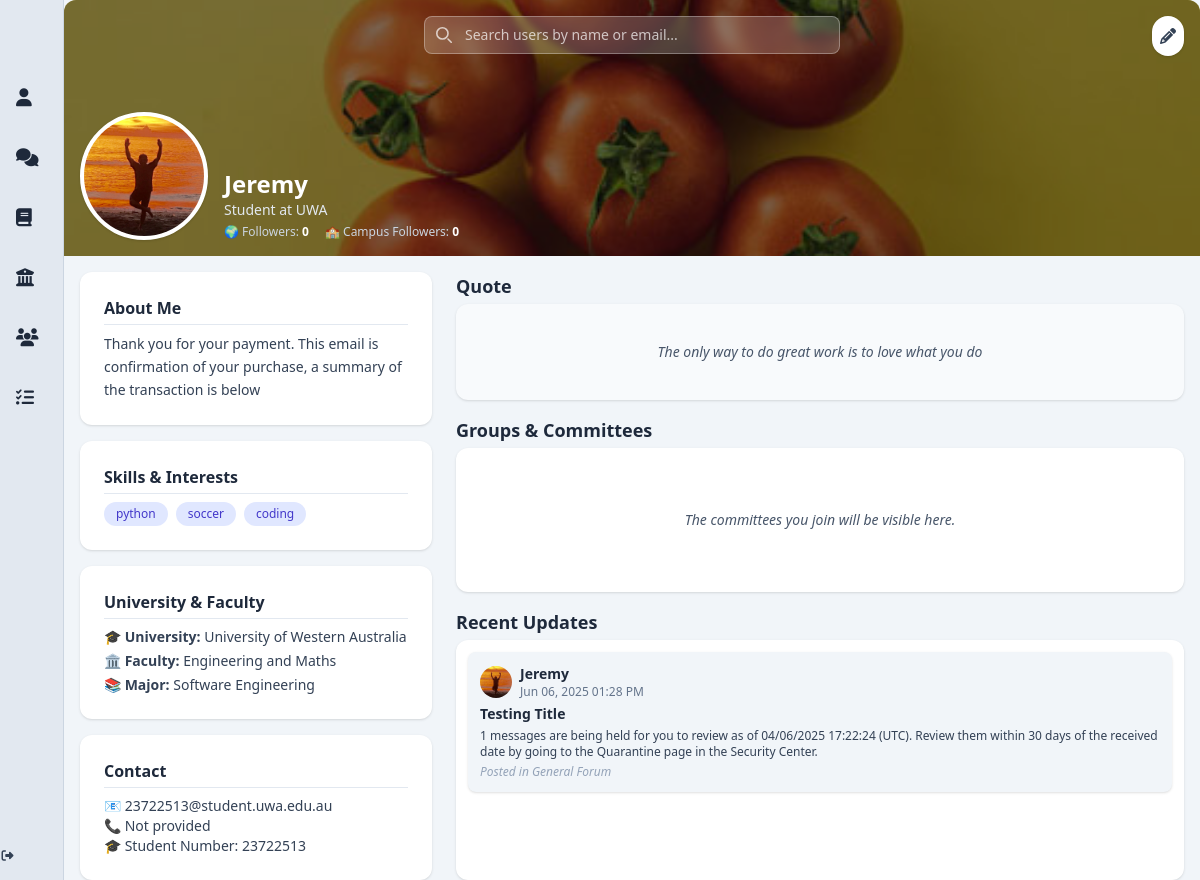
The page /profile (signed in) on the database as committed earlier.
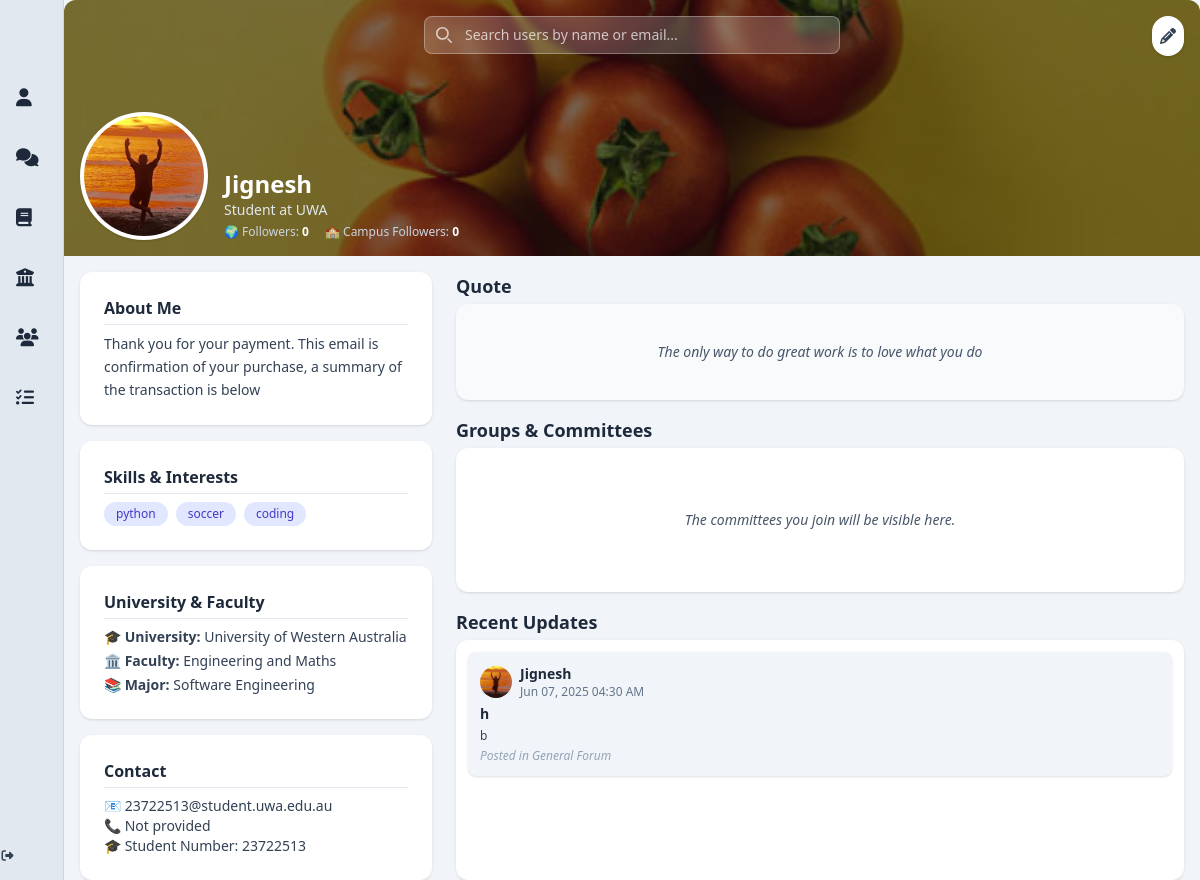
The same page on the database as committed later.
### app/models.py (models this page shows, shortened)
class User(db.Model, UserMixin):
    __tablename__ = 'users'
    id = db.Column(db.Integer, primary_key=True)
    display_name = db.Column(db.String(100))
    student_number = db.Column(db.String(50), unique=True, nullable=False)
    email = db.Column(db.String(120), unique=True, nullable=False)
    password_hash = db.Column(db.String(128), nullable=False)
    bio = db.Column(db.Text)
    job_title = db.Column(db.String(100))
    phone = db.Column(db.String(20))
    university = db.Column(db.String(100))
    faculty = db.Column(db.String(100))
    major = db.Column(db.String(100))
    quote = db.Column(db.Text)
    skills = db.Column(db.Text)  # comma-separated skills
    profile_picture = db.Column(db.String(255))
    cover_picture = db.Column(db.String(255))
    created_at = db.Column(db.DateTime, default=db.func.now())
    committees = db.relationship('Committee', secondary=user_committees, backref='members', lazy='dynamic')
    posts = db.relationship('Post', backref='author', cascade='all, delete-orphan', passive_deletes=True, lazy='dynamic')
    comments = db.relationship('Comment', backref='author', cascade='all, delete-orphan', passive_deletes=True, lazy='dynamic')
    @property
    def skills_list(self):
        return [skill.strip() for skill in self.skills.split(',')] if self.skills else []

class Post(db.Model):
    __tablename__ = 'posts'
    id = db.Column(db.Integer, primary_key=True)
    title = db.Column(db.String(200))
    content = db.Column(db.Text, nullable=False)
    image_url = db.Column(db.String(255))
    created_at = db.Column(db.DateTime, default=db.func.now())
    likes = db.Column(db.Integer, default=0)
    user_id = db.Column(db.Integer, db.ForeignKey('users.id', ondelete='CASCADE', name='fk_posts_user_id'), nullable=False)
    committee_id = db.Column(db.Integer, db.ForeignKey('committees.id', ondelete='SET NULL', name='fk_posts_committee_id'), nullable=True)
    committee = db.relationship('Committee', backref='posts', lazy='joined')
    comments = db.relationship('Comment', backref='post', cascade='all, delete-orphan', passive_deletes=True, lazy='dynamic')

### app/routes.py (the view)
@bp.route('/profile')
@login_required
def profile_landing_page():
    return render_template('profile_landingpage.html', user=current_user, Post=Post)

### app/__init__.py (called while the page is built)
def create_app():
    app = Flask(__name__)
    app.config['SECRET_KEY'] = 'w$$a9#^b2av#m2#jQ$s*G831!!6kgY@'
    app.config['SQLALCHEMY_DATABASE_URI'] = 'sqlite:///app.db'
    db.init_app(app)
    migrate.init_app(app, db)
    login_manager.init_app(app)
    login_manager.login_view = 'routes.index'  # Redirect to this route if not logged in
    from app.models import User
    @login_manager.user_loader
    def load_user(user_id):
        return User.query.get(int(user_id))
    from app.routes import bp as routes_bp
    app.register_blueprint(routes_bp)
    return app

### app/templates/profile_landingpage.html (shortened to what this page needs)
{% extends "base.html" %}
{% block content %}
<div class="relative w-full h-64 bg-slate-300 rounded-t-xl overflow-hidden">
  <img src="{{ user.cover_picture or 'https://images.unsplash.com/photo-1531512073830-ba890ca4eba2?q=80&w=3079&auto=format&fit=crop' }}"
       alt="Profile cover"
       class="object-cover w-full h-full" />
  <div class="absolute inset-0 bg-black bg-opacity-50 flex items-end gap-4 p-4">
    <img src="{{ user.profile_picture or 'https://cdn-icons-png.flaticon.com/512/149/149071.png' }}"
         alt="Avatar"
         class="avatar rounded-full border-4 border-white w-32 h-32 object-cover shadow bg-white" />
    <div>
      <h1 class="text-2xl font-bold text-white">{{ user.display_name }}</h1>
      <p class="text-sm text-slate-200">{{ user.job_title }}</p>
      <div class="flex gap-4 mt-1 text-xs text-slate-300">
        <p>🌍 Followers: <span class="font-semibold text-white">{{ user.followers_count or 0 }}</span></p>
        <p>🏫 Campus Followers: <span class="font-semibold text-white">{{ user.campus_followers_count or 0 }}</span></p>
      </div>
    </div>
    <a href="{{ url_for('routes.edit_profile') }}"
       class="absolute top-4 right-4 bg-white text-slate-700 rounded-full p-2 shadow hover:bg-indigo-600 hover:text-white transition">
      <i class="fas fa-pencil-alt"></i>
    </a>
  </div>
  <div class="absolute top-4 left-1/2 transform -translate-x-1/2 w-full max-w-md px-4">
    <div class="relative">
      <input type="search"
             id="search-users"
             name="query"
             class="block w-full p-2 pl-10 text-sm text-white border border-white/30 rounded-lg bg-white/20 backdrop-blur-sm focus:ring-indigo-400 focus:border-indigo-400 placeholder-white/70 transition"
             placeholder="Search users by name or email..."
             autocomplete="off">
      <div class="absolute inset-y-0 left-0 flex items-center pl-3 pointer-events-none">
        <svg class="w-4 h-4 text-white opacity-70" xmlns="http://www.w3.org/2000/svg" fill="none" viewBox="0 0 20 20">
          <path stroke="currentColor" stroke-linecap="round" stroke-linejoin="round" stroke-width="2"
                d="m19 19-4-4m0-7A7 7 0 1 1 1 8a7 7 0 0 1 14 0Z"/>
        </svg>
      </div>
    </div>
  </div>
</div>
<div class="max-w-6xl mx-auto mt-4 grid grid-cols-1 md:grid-cols-3 gap-6 px-4">
  <aside class="md:col-span-1 flex flex-col gap-4">
    <div class="bg-white rounded-xl shadow p-6">
      <h3 class="text-md font-semibold text-slate-800 mb-2 border-b border-slate-200 pb-1">About Me</h3>
      <p class="text-sm text-slate-700 leading-relaxed break-words">{{ user.bio or "No bio available." }}</p>
    </div>
    <div class="bg-white rounded-xl shadow p-6">
      <h3 class="text-md font-semibold text-slate-800 mb-2 border-b border-slate-200 pb-1">Skills & Interests</h3>
      {% if user.skills %}
      <div class="flex flex-wrap gap-2">
        {% for skill in user.skills.split(',') %}
        <span class="bg-indigo-100 text-indigo-700 rounded-full px-3 py-1 text-xs font-medium">{{ skill.strip() }}</span>
        {% endfor %}
      </div>
      {% else %}
      <p class="text-sm text-slate-600">No skills added yet.</p>
      {% endif %}
    </div>
    <div class="bg-white rounded-xl shadow p-6">
      <h3 class="text-md font-semibold text-slate-800 mb-2 border-b border-slate-200 pb-1">University & Faculty</h3>
      <ul class="text-sm text-slate-700 space-y-1">
        <li>🎓 <strong>University:</strong> {{ user.university or 'Not specified' }}</li>
        <li>🏛️ <strong>Faculty:</strong> {{ user.faculty or 'Not specified' }}</li>
        <li>📚 <strong>Major:</strong> {{ user.major or 'Not specified' }}</li>
      </ul>
    </div>
    <div class="bg-white rounded-xl shadow p-6">
      <h3 class="text-md font-semibold text-slate-800 mb-2 border-b border-slate-200 pb-1">Contact</h3>
      <p class="text-sm text-slate-700 break-words">📧 {{ user.email }}</p>
      <p class="text-sm text-slate-700 break-words">📞 {{ user.phone or 'Not provided' }}</p>
      <p class="text-sm text-slate-700 break-words">🎓 Student Number: {{ user.student_number or 'Not provided' }}</p>
    </div>
  </aside>
  <main class="md:col-span-2 flex flex-col gap-4">
    <section>
      <h2 class="text-lg font-semibold text-slate-800 mb-1">Quote</h2>
      <div class="bg-slate-50 rounded-xl shadow p-3 h-24 flex items-center justify-center">
        <p class="text-sm text-slate-600 italic text-center">{{ user.quote or "Add a Quote!" }}</p>
      </div>
    </section>
    <section>
      <h2 class="text-lg font-semibold text-slate-800 mb-1">Groups & Committees</h2>
      <div class="bg-white rounded-xl shadow p-3 h-36 overflow-y-auto flex flex-col justify-center">
        {% if user.committees.count() > 0 %}
        <ul class="list-disc list-inside text-sm text-slate-700 space-y-1">
          {% for committee in user.committees %}
          <li class="break-words">{{ committee }}</li>
          {% endfor %}
        </ul>
        {% else %}
        <p class="text-sm text-slate-600 italic text-center">The committees you join will be visible here.</p>
        {% endif %}
      </div>
    </section>
    <section>
      <h2 class="text-lg font-semibold text-slate-800 mb-1">Recent Updates</h2>
      <div class="bg-white rounded-xl shadow p-3 h-60 overflow-y-auto flex flex-col gap-2">
        {% set shades = ['bg-slate-100', 'bg-slate-50', 'bg-slate-50', 'bg-white', 'bg-white'] %}
        {% set posts = user.posts.order_by(Post.created_at.desc()).limit(5).all() %}
        {% if posts %}
          {% for post in posts %}
          {% set idx = loop.index0 %}
          <a href="{{ url_for('routes.post_thread', post_id=post.id) }}" class="block hover:scale-[1.02] transition duration-300">
            <div class="{{ shades[idx] }} rounded-lg p-3 shadow hover:shadow-md transition text-sm">
              <div class="flex items-center gap-2 mb-1">
                <img src="{{ user.profile_picture or 'https://cdn-icons-png.flaticon.com/512/149/149071.png' }}"
                     alt="Avatar"
                     class="rounded-full w-8 h-8 object-cover" />
                <div>
                  <h3 class="font-semibold text-slate-800">{{ user.display_name }}</h3>
                  <p class="text-xs text-slate-500">{{ post.created_at.strftime('%b %d, %Y %I:%M %p') }}</p>
                </div>
              </div>
              {% if post.title %}
              <h4 class="font-semibold text-slate-800 text-sm mb-1">{{ post.title }}</h4>
              {% endif %}
              <p class="text-slate-700 text-xs break-words">{{ post.content }}</p>
              <p class="text-xs text-slate-400 italic mt-1">Posted in General Forum</p>
            </div>
          </a>
          {% endfor %}
        {% else %}
        <div class="text-center text-slate-500 flex items-center justify-center h-full">No posts yet!</div>
        {% endif %}
      </div>
    </section>
  </main>
</div>
{% endblock %}

### app/templates/base.html (shortened to what this page needs)
<!DOCTYPE html>
<html lang="en">
<head>
<script src="https://cdn.tailwindcss.com"></script>
<link rel="stylesheet" href="https://cdnjs.cloudflare.com/ajax/libs/font-awesome/6.5.0/css/all.min.css" />
</head>
<body class="bg-slate-50 text-slate-800">
<div class="flex min-h-screen overflow-hidden">
  <aside class="group flex flex-col bg-slate-200 shadow-lg transition-all duration-300 w-16 hover:w-64 overflow-hidden border-r border-slate-300">
    <nav class="flex-1 flex flex-col space-y-2 items-start">
      <a href="{{ url_for('routes.profile_landing_page') }}" class="flex items-center space-x-3 pl-4 p-3 hover:bg-indigo-100 hover:text-indigo-600 transition rounded w-full">
        <i class="fas fa-user text-lg"></i>
      </a>
      <a href="{{ url_for('routes.post_forum') }}" class="flex items-center space-x-3 pl-4 p-3 hover:bg-indigo-100 hover:text-indigo-600 transition rounded w-full">
        <i class="fas fa-comments text-lg"></i>
      </a>
      <a href="{{ url_for('routes.units_chat') }}" class="flex items-center space-x-3 pl-4 p-3 hover:bg-indigo-100 hover:text-indigo-600 transition rounded w-full">
        <i class="fas fa-book text-lg"></i>
      </a>
      <a href="{{ url_for('routes.committee_chat') }}" class="flex items-center space-x-3 pl-4 p-3 hover:bg-indigo-100 hover:text-indigo-600 transition rounded w-full">
        <i class="fas fa-university text-lg"></i>
      </a>
      <a href="{{ url_for('routes.study_groups') }}" class="flex items-center space-x-3 pl-4 p-3 hover:bg-indigo-100 hover:text-indigo-600 transition rounded w-full">
        <i class="fas fa-users text-lg"></i>
      </a>
      <a href="{{ url_for('routes.group_assignments') }}" class="flex items-center space-x-3 pl-4 p-3 hover:bg-indigo-100 hover:text-indigo-600 transition rounded w-full">
        <i class="fas fa-tasks text-lg"></i>
      </a>
    </nav>
    <a href="{{ url_for('routes.logout') }}" class="mt-auto mb-4 flex items-center justify-center text-xs text-slate-700 hover:text-red-600 transition-opacity duration-300 w-full">
      <i class="fas fa-sign-out-alt mr-2"></i>
    </a>
  </aside>
  <main class="flex-1 bg-slate-100 min-h-screen flex flex-col">
    {% block content %}
    {% endblock %}
  </main>
</div>
</body>
</html>

Rows that differ between the two databases and show on the page:
removed Post: profile_picture (picture), {{ user.display_name }} "Jeremy", created_at "Jun 06, 2025 01:28 PM", title "Testing Title", content "1 messages are being held for you to review as of 04/06/2025 17:22:24 (UTC). Review them within 30 days of the received date by going to the Quarantine page in the Security Center."
changed User "Student at UWA": display_name "Jeremy" → "Jignesh"
added Post: profile_picture (picture), {{ user.display_name }} "Jignesh", created_at "Jun 07, 2025 04:30 AM", title "h", content "b"
